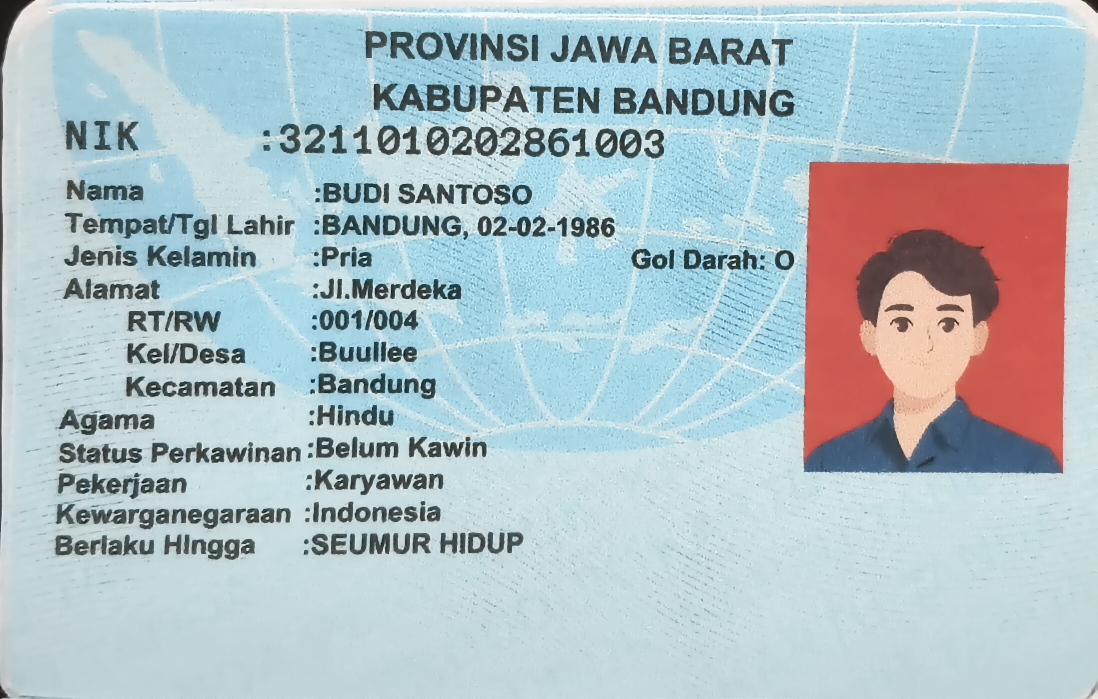
#> input picture data gambar/IMG_20260606_225027_1.jpg, 2196 x 1398 px (shown at 1/2 size)
$ python -i demo_preprocessing_psm.py   (imports and definitions only)
#> lines starting #> are read from the running program, lines starting #| are printed output that depends on the picture; after the words box and inside, x2 and y2 are one past the last pixel; in counts of white or black regions, pixels touching at a corner belong together
"""
demo_preprocessing_psm.py — Visualisasi Belakang Layar: Preprocessing × PSM
=============================================================================
Script ini menggambarkan SECARA VISUAL bagaimana sistem memproses setiap
gambar dokumen menggunakan:
  * 4 Varian Preprocessing: CLAHE, Otsu, Adaptive, Raw Gray
  * 3 Mode PSM Tesseract: PSM 3 (Auto), PSM 6 (Uniform Block), PSM 11 (Sparse)

Output:
  - Satu grid besar per gambar (PNG) menampilkan semua kombinasi + teks OCR
  - File ringkasan teks .txt untuk setiap gambar
  - Laporan HTML interaktif yang bisa dibuka di browser

Jalankan: python demo_preprocessing_psm.py
"""

import os
import sys
import time
import numpy as np
import cv2
import pytesseract
from PIL import Image, ImageOps, ImageDraw, ImageFont
from pathlib import Path
from datetime import datetime

# ---------------------------------------------------------------------------
# KONFIGURASI
# ---------------------------------------------------------------------------
DATA_DIR   = Path(__file__).parent / "data gambar"
OUTPUT_DIR = Path(__file__).parent / "output_demo_preprocessing"
LANG       = "ind"
PSM_MODES  = [3, 6, 11]
PSM_LABELS = {
    3:  "PSM 3 — Auto\n(Fully automatic page\nsegmentation)",
    6:  "PSM 6 — Uniform Block\n(Anggap 1 blok teks\nseragam)",
    11: "PSM 11 — Sparse Text\n(Cari teks di mana\nsaja)",
}

# ---------------------------------------------------------------------------
# PREPROCESSING — sama persis dengan sistem utama (preprocessing.py)
# ---------------------------------------------------------------------------

def build_variants(gray):
    """Hasilkan 4 varian preprocessing dari gambar grayscale."""
    # A. CLAHE
    clahe_obj = cv2.createCLAHE(clipLimit=2.5, tileGridSize=(16, 16))
    clahe_img = clahe_obj.apply(gray)

    # B. Otsu Global Thresholding
    _, otsu_img = cv2.threshold(gray, 0, 255, cv2.THRESH_BINARY + cv2.THRESH_OTSU)

    # C. Adaptive Gaussian Thresholding
    denoised     = cv2.fastNlMeansDenoising(gray, h=10)
    adaptive_img = cv2.adaptiveThreshold(
        denoised, 255,
        cv2.ADAPTIVE_THRESH_GAUSSIAN_C,
        cv2.THRESH_BINARY, 31, 10,
    )

    # D. Raw Grayscale (baseline)
    raw_gray = gray.copy()

    return [
        ("clahe",    "CLAHE",    clahe_img),
        ("otsu",     "Otsu",     otsu_img),
        ("adaptive", "Adaptive", adaptive_img),
        ("raw_gray", "Raw Gray", raw_gray),
    ]


# [22 lines left out: functions load_image, run_ocr, not called in this run]


# ---------------------------------------------------------------------------
# VISUALISASI — Grid PNG
# ---------------------------------------------------------------------------
CELL_W     = 560
CELL_H     = 520
IMG_H      = 220
PADDING    = 18
HEADER_H   = 160
TOP_BANNER = 110
LEFT_LABEL = 200
TOP_LABEL  = 90

BG_DARK  = (18,  20,  40)
BG_CARD  = (28,  32,  58)
BG_HDR   = (12,  14,  30)
ACCENT   = (99, 179, 237)
GOLD     = (245, 197,  66)
GREEN    = ( 72, 199, 142)
RED_L    = (245, 101, 101)
WHITE    = (255, 255, 255)
GRAY     = (160, 170, 190)
T_DARK   = ( 18,  20,  40)


# [20 lines left out: functions get_font, cv2_to_pil, not called in this run]


def draw_rr(draw, xy, radius, fill, outline=None, width=2):
    draw.rounded_rectangle(list(xy), radius=radius, fill=fill,
                            outline=outline, width=width)


# [488 lines left out: functions build_grid_image, build_html_report, process_image, main, not called in this run]


# [2 lines not run here, left out]

>>> import cv2
>>> picture = cv2.imread('data gambar/IMG_20260606_225027_1.jpg', cv2.IMREAD_GRAYSCALE)
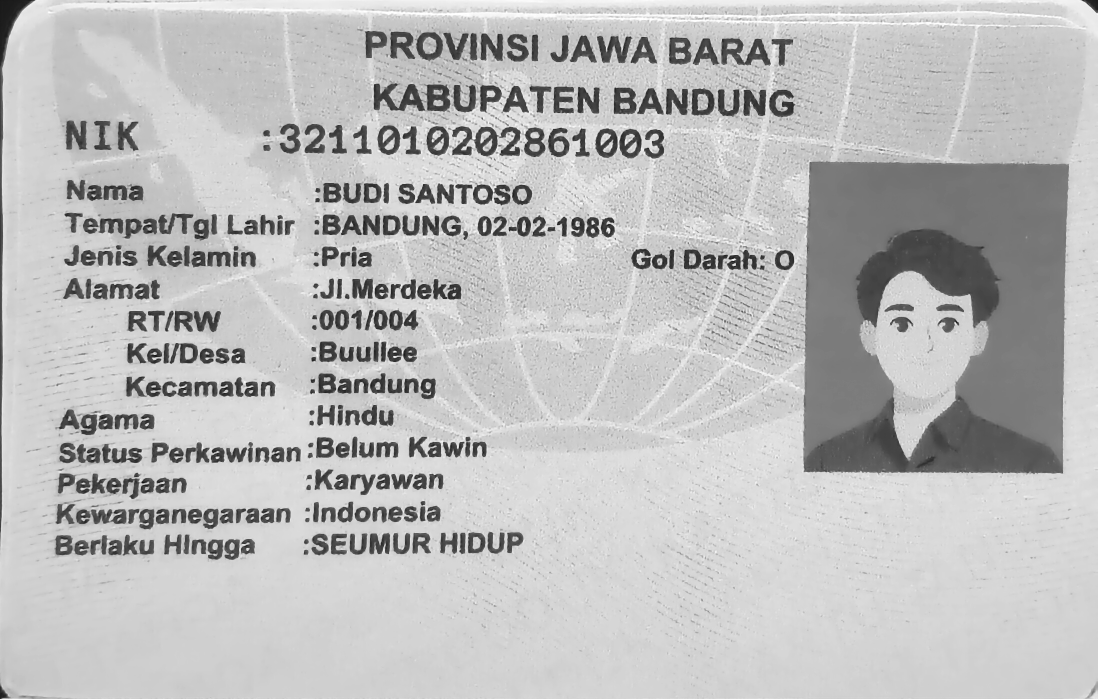
#> picture: shape (1398, 2196) (shown at 1/2 size); min 9, max 255, mean 188.4
>>> result = build_variants(picture)
#> in build_variants, `clahe_img = clahe_obj.apply(gray)`:
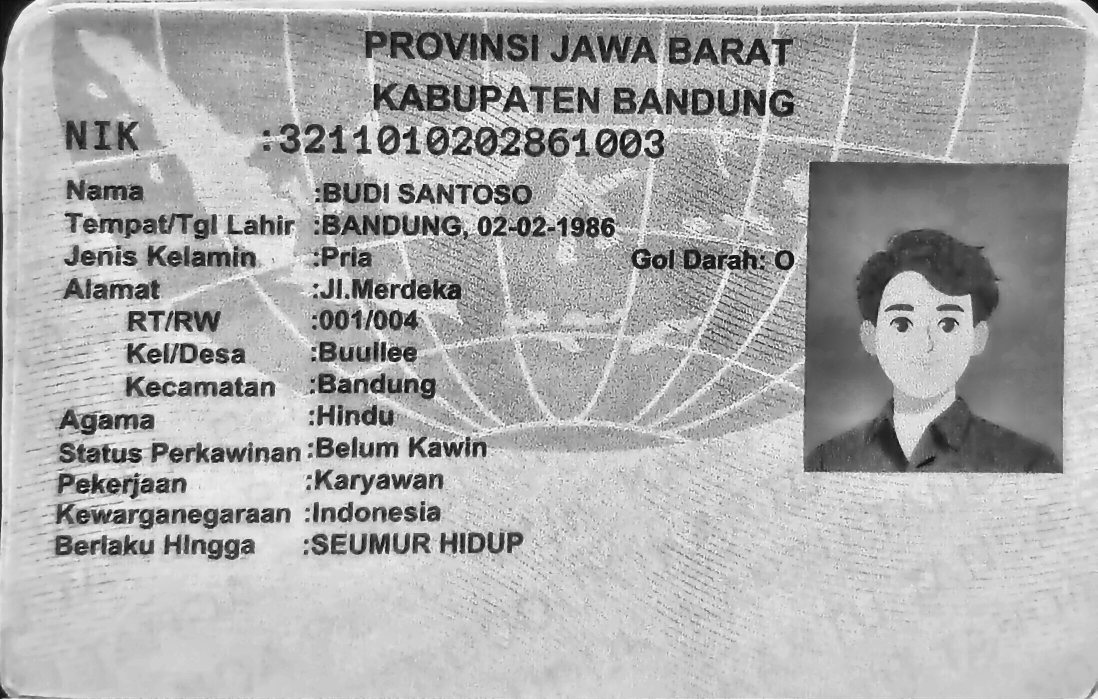
#> clahe_img: shape (1398, 2196) (shown at 1/2 size); min 3, max 255, mean 172.7
#> in build_variants, `_, otsu_img = cv2.threshold(gray, 0, 255, cv2.THRESH_BINARY + cv2.THRE..`:
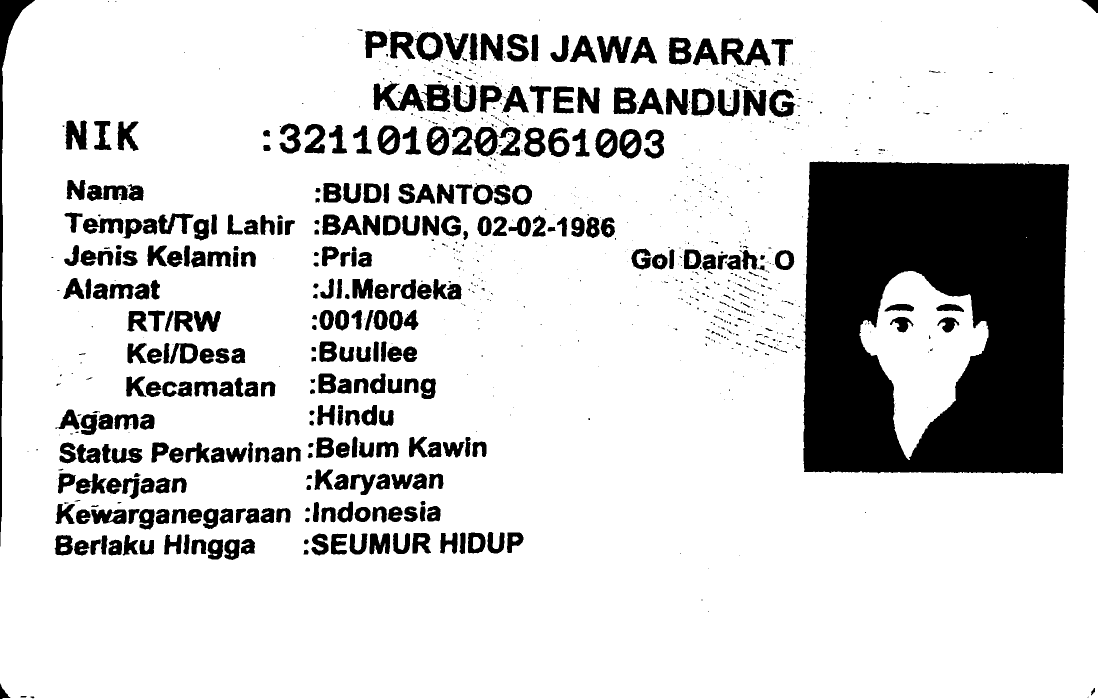
#> otsu_img: shape (1398, 2196) (shown at 1/2 size); 83% white; 1048 black regions (682 under 20 px), largest, box (x1, y1, x2, y2) and area: (1606, 323, 2138, 948) 269731, (0, 0, 70, 1093) 7756, (747, 167, 851, 223) 3104
#> in build_variants, `adaptive_img = cv2.adaptiveThreshold( denoised, 255, cv2.ADAPTIVE_THRE..`:
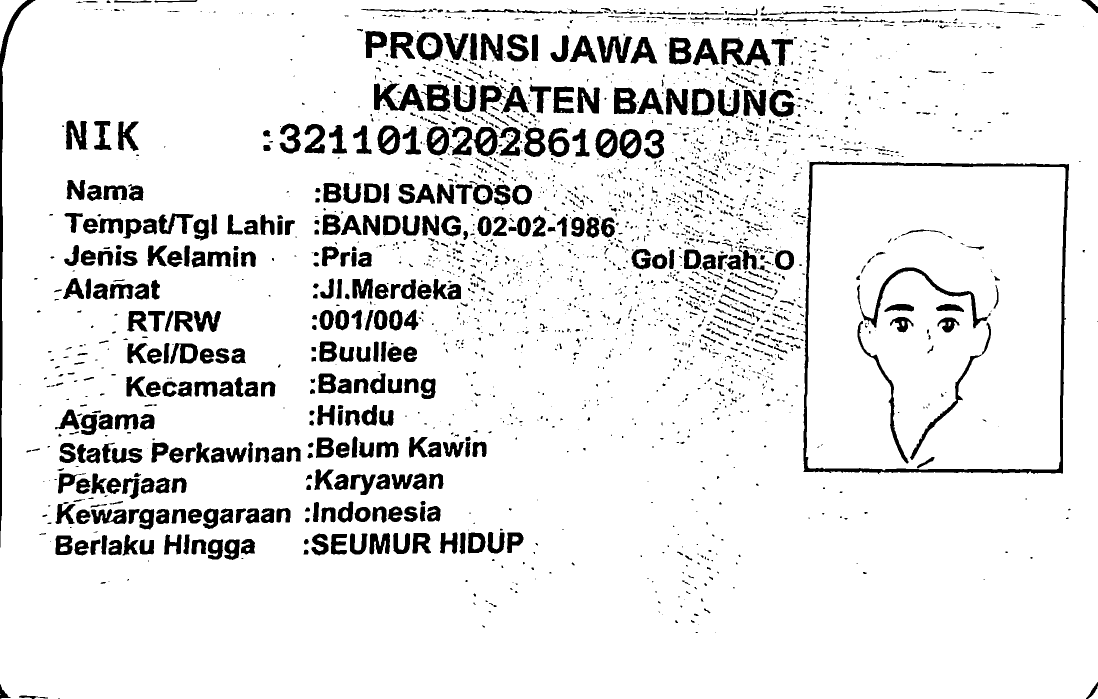
#> adaptive_img: shape (1398, 2196) (shown at 1/2 size); 90.5% white; 2414 black regions (1542 under 20 px), largest, box (x1, y1, x2, y2) and area: (1606, 323, 2138, 949) 13899, (0, 0, 71, 1095) 5681, (1714, 535, 1976, 657) 3106
#> result = 4 items
